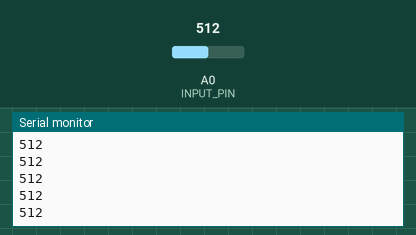
A program run on a simulated Seeed XIAO (SAMD21). Shown: the last lines printed to the serial monitor. The test bench sets the inputs (shaded band); at power-on: A0 (INPUT_PIN) = 512.

Above: at 1.2 s.
1.3 s: A0 (INPUT_PIN) set to 716
At 1.31 s:
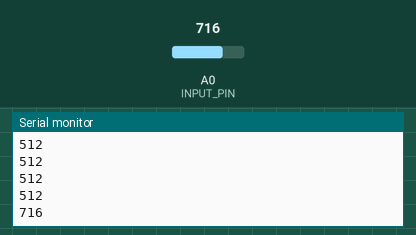
2.8 s: A0 (INPUT_PIN) set to 900
At 2.81 s:
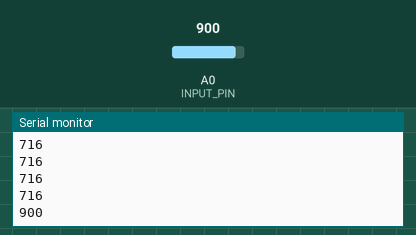
Timing chart, 0 to 5.8 s (numbered marks = the images above; inputs shaded):
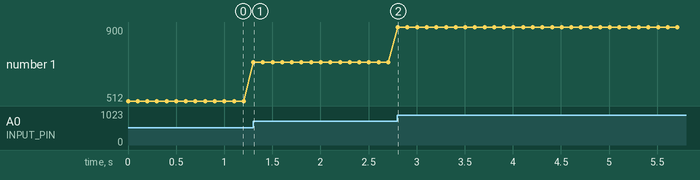

The program:

main.cpp
```cpp
#include <Arduino.h>

#ifdef XIAO
#define INPUT_PIN 0
#endif
#ifdef CORE2
#define INPUT_PIN 36
#endif

void setup()
{
  Serial.begin(115200);
}

void loop()
{
  int value = analogRead(INPUT_PIN);

  Serial.println(value);

  delay(100);
}
```

Measured:
- after the input at 1.3 s, the serial monitor: prints a new line at once (image 1)
- after the input at 2.8 s, the serial monitor: prints a new line at once (image 2)
- plotted number 1: 512 → 716 after the input at 1.3 s, 716 → 900 after the input at 2.8 s
